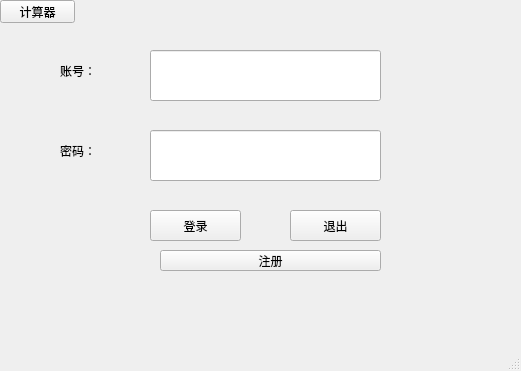
<?xml version="1.0" encoding="UTF-8"?>
<ui version="4.0">
 <class>MainWindow</class>
 <widget class="QMainWindow" name="MainWindow">
  <property name="geometry">
   <rect>
    <x>0</x>
    <y>0</y>
    <width>521</width>
    <height>371</height>
   </rect>
  </property>
  <property name="windowTitle">
   <string>MainWindow</string>
  </property>
  <widget class="QWidget" name="centralwidget">
   <widget class="QLabel" name="label">
    <property name="geometry">
     <rect>
      <x>60</x>
      <y>55</y>
      <width>131</width>
      <height>31</height>
     </rect>
    </property>
    <property name="styleSheet">
     <string notr="true">font: 20pt &quot;宋体&quot;;</string>
    </property>
    <property name="text">
     <string>账号：</string>
    </property>
   </widget>
   <widget class="QLineEdit" name="linedeitMember">
    <property name="geometry">
     <rect>
      <x>150</x>
      <y>50</y>
      <width>231</width>
      <height>51</height>
     </rect>
    </property>
   </widget>
   <widget class="QLabel" name="label_2">
    <property name="geometry">
     <rect>
      <x>60</x>
      <y>135</y>
      <width>131</width>
      <height>31</height>
     </rect>
    </property>
    <property name="styleSheet">
     <string notr="true">font: 20pt &quot;宋体&quot;;</string>
    </property>
    <property name="text">
     <string>密码：</string>
    </property>
   </widget>
   <widget class="QLineEdit" name="lineditPassword">
    <property name="geometry">
     <rect>
      <x>150</x>
      <y>130</y>
      <width>231</width>
      <height>51</height>
     </rect>
    </property>
   </widget>
   <widget class="QPushButton" name="exitButton">
    <property name="geometry">
     <rect>
      <x>290</x>
      <y>210</y>
      <width>91</width>
      <height>31</height>
     </rect>
    </property>
    <property name="styleSheet">
     <string notr="true">
font: 16pt &quot;宋体&quot;;</string>
    </property>
    <property name="text">
     <string>退出</string>
    </property>
   </widget>
   <widget class="QPushButton" name="regButton">
    <property name="geometry">
     <rect>
      <x>160</x>
      <y>250</y>
      <width>221</width>
      <height>21</height>
     </rect>
    </property>
    <property name="text">
     <string>注册</string>
    </property>
   </widget>
   <widget class="QPushButton" name="loginButton">
    <property name="geometry">
     <rect>
      <x>150</x>
      <y>210</y>
      <width>91</width>
      <height>31</height>
     </rect>
    </property>
    <property name="styleSheet">
     <string notr="true">
font: 16pt &quot;宋体&quot;;</string>
    </property>
    <property name="text">
     <string>登录</string>
    </property>
   </widget>
   <widget class="QPushButton" name="calButton">
    <property name="geometry">
     <rect>
      <x>0</x>
      <y>0</y>
      <width>75</width>
      <height>23</height>
     </rect>
    </property>
    <property name="text">
     <string>计算器</string>
    </property>
   </widget>
  </widget>
  <widget class="QMenuBar" name="menubar">
   <property name="geometry">
    <rect>
     <x>0</x>
     <y>0</y>
     <width>521</width>
     <height>21</height>
    </rect>
   </property>
  </widget>
  <widget class="QStatusBar" name="statusbar"/>
 </widget>
 <resources/>
 <connections/>
</ui>
